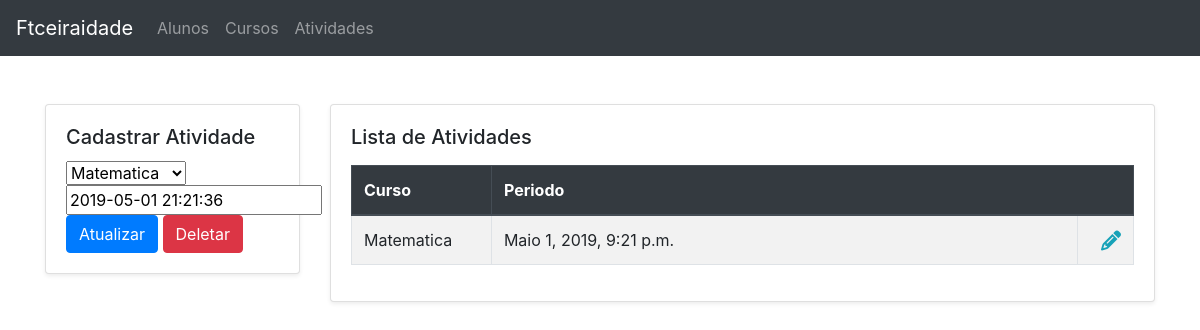
Page /atividades/2 on the committed database.
### core/models.py (models this page shows, shortened)
class Activity(models.Model):
    course = models.ForeignKey(Course, on_delete=models.CASCADE)
    time_start = models.DateTimeField(
        'Hora de início', auto_now=False, auto_now_add=False)
    class Meta:
        verbose_name = 'Atividade'
        verbose_name_plural = 'Atividades'

class Course(SoftDeletableModel, TimeStampedModel):
    PERIOD_TYPE = [
        ('morning', 'Manhã'),
        ('afternoon', 'Tarde'),
        ('night', 'Noite'),
    ]
    name = models.CharField('Nome', max_length=100)
    period = models.CharField('Período', max_length=50, choices=PERIOD_TYPE)
    class Meta:
        verbose_name = 'Curso'
        verbose_name_plural = 'Cursos'
    def __str__(self):
        return self.name

### core/views.py (the view, shortened to what this page needs)
# urls.py: path('atividades/<int:activityId>', activity, name='activity'),
def activity(request, activityId):
    template_name = 'activity.html'
    activity = Activity.objects.get(id=activityId)
    activities = Activity.objects.all()
    form = ActivityForm(request.POST or None, instance=activity)
    return render(request, template_name, locals())

### core/forms.py
class ActivityForm(forms.ModelForm):
    class Meta:
        model = Activity
        fields = '__all__'

### core/templates/activity.html (shortened to what this page needs)
{% extends "base_add_list.html" %}
{% load bootstrap %}
{% block insert_title %}Cadastrar Atividade{% endblock insert_title %}
{% block insert_data %}
<form action="
    {% if activityId %}
        {% url 'activity' activityId %}
    {% else %}
        {% url 'activities' %}
    {% endif %}" method=" POST">
    {{ form.course|bootstrap }}
    {{ form.time_start|bootstrap }}
    <button type="submit" class="btn btn-primary"
        name='SAVE'>{% if activityId %}Atualizar{% else %}Salvar{% endif %}</button>
    {% if activityId %}<button type="submit" class="btn btn-danger" name='DELETE'>Deletar</button>{% endif %}
</form>
{% endblock insert_data %}
{% block list_title %}Lista de Atividades{% endblock list_title %}
{% block list_columns %}
<tr>
    <th>Curso</th>
    <th colspan='2'>Periodo</th>
</tr>
{% endblock list_columns %}
{% block list_data %}
{% for activity in activities %}
<tr>
    <td>{{ activity.course.name }}</td>
    <td class='w-75'>{{ activity.time_start }}</td>
    <td class='text-right'>
        <a href="{% url 'activity' activity.id %}">
            <i class="fa fa-pencil fa-lg text-info"></i>
        </a>
    </td>
</tr>
{% empty %}
<tr>
    <td colspan='2' class='text-center'>Ainda não existe atividades cadastradas</td>
</tr>
{% endfor %}
{% endblock list_data %}

### rows in the picture
Activity: course "Matematica", time_start "2019-05-01 21:21:36", course.name "Matematica", time_start "Maio 1, 2019, 9:21 p.m."
